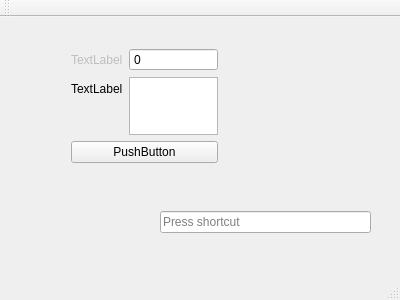
<?xml version="1.0" encoding="UTF-8"?>
<ui version="4.0">
 <class>MainWindow</class>
 <widget class="QMainWindow" name="MainWindow">
  <property name="geometry">
   <rect>
    <x>0</x>
    <y>0</y>
    <width>400</width>
    <height>300</height>
   </rect>
  </property>
  <property name="windowTitle">
   <string>MainWindow</string>
  </property>
  <widget class="QWidget" name="centralWidget">
   <widget class="QWidget" name="verticalLayoutWidget">
    <property name="geometry">
     <rect>
      <x>60</x>
      <y>20</y>
      <width>169</width>
      <height>137</height>
     </rect>
    </property>
    <layout class="QVBoxLayout" name="verticalLayout">
     <item>
      <layout class="QFormLayout" name="formLayout">
       <item row="0" column="1">
        <widget class="QSpinBox" name="spinBox">
         <property name="buttonSymbols">
          <enum>QAbstractSpinBox::NoButtons</enum>
         </property>
        </widget>
       </item>
       <item row="1" column="0">
        <widget class="QLabel" name="label_2">
         <property name="text">
          <string>TextLabel</string>
         </property>
        </widget>
       </item>
       <item row="1" column="1">
        <widget class="QTextEdit" name="textEdit"/>
       </item>
       <item row="0" column="0">
        <widget class="QLabel" name="label">
         <property name="enabled">
          <bool>false</bool>
         </property>
         <property name="text">
          <string>TextLabel</string>
         </property>
        </widget>
       </item>
      </layout>
     </item>
     <item>
      <widget class="QPushButton" name="pushButton">
       <property name="text">
        <string>PushButton</string>
       </property>
      </widget>
     </item>
    </layout>
   </widget>
   <widget class="QKeySequenceEdit" name="keySequenceEdit">
    <property name="geometry">
     <rect>
      <x>160</x>
      <y>190</y>
      <width>211</width>
      <height>31</height>
     </rect>
    </property>
   </widget>
  </widget>
  <widget class="QMenuBar" name="menuBar">
   <property name="geometry">
    <rect>
     <x>0</x>
     <y>0</y>
     <width>400</width>
     <height>22</height>
    </rect>
   </property>
  </widget>
  <widget class="QToolBar" name="mainToolBar">
   <attribute name="toolBarArea">
    <enum>TopToolBarArea</enum>
   </attribute>
   <attribute name="toolBarBreak">
    <bool>false</bool>
   </attribute>
  </widget>
  <widget class="QStatusBar" name="statusBar"/>
 </widget>
 <layoutdefault spacing="6" margin="11"/>
 <resources/>
 <connections/>
</ui>
